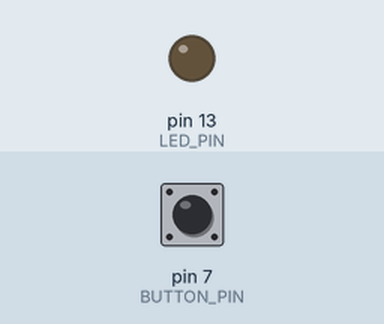
A sketch run on a simulated Arduino Uno, built with avr-gcc and run on an emulated ATmega328P. Parts: output pins drawn as LEDs (lit = HIGH). The test bench sets the inputs (shaded band); at power-on: pin 7 (BUTTON_PIN) LOW.

Above: at 1.2 s.
1.3 s: pin 7 (BUTTON_PIN) pulled HIGH for 0.15 s
At 1.37 s:
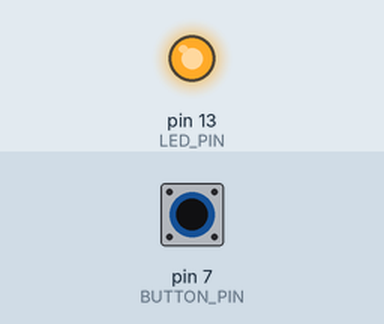
2.9 s: pin 7 (BUTTON_PIN) pulled HIGH for 3.2 s
At 6.6 s:
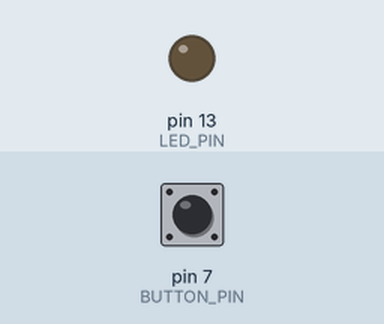
Timing chart, 0 to 8.1 s (numbered marks = the images above; inputs shaded):
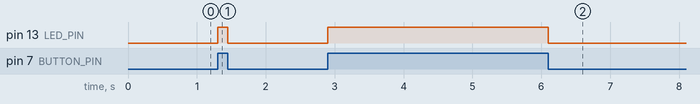

The sketch:

SimpleButton.ino
```cpp
const unsigned int BUTTON_PIN = 7;
const unsigned int LED_PIN    = 13;

void setup() {
  pinMode(LED_PIN, OUTPUT);
  pinMode(BUTTON_PIN, INPUT);
}

void loop() {
  const int BUTTON_STATE = digitalRead(BUTTON_PIN);

  if (BUTTON_STATE == HIGH)
    digitalWrite(LED_PIN, HIGH);
  else
    digitalWrite(LED_PIN, LOW);
}
```

Measured:
- after the input at 1.3 s, pin 13 (LED_PIN): LOW → HIGH at once, → LOW 0.15 s later
- after the input at 2.9 s, pin 13 (LED_PIN): LOW → HIGH at once, → LOW 3.2 s later
